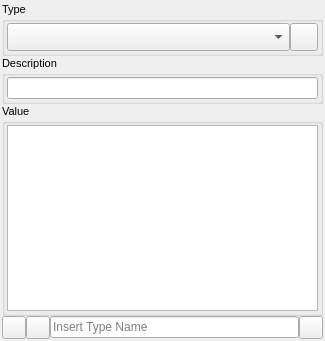
<?xml version="1.0" encoding="UTF-8"?>
<ui version="4.0">
 <class>annotationsForm</class>
 <widget class="QWidget" name="annotationsForm">
  <property name="geometry">
   <rect>
    <x>0</x>
    <y>0</y>
    <width>325</width>
    <height>341</height>
   </rect>
  </property>
  <property name="windowTitle">
   <string>Form</string>
  </property>
  <layout class="QVBoxLayout" name="verticalLayout">
   <property name="spacing">
    <number>0</number>
   </property>
   <property name="leftMargin">
    <number>2</number>
   </property>
   <property name="topMargin">
    <number>2</number>
   </property>
   <property name="rightMargin">
    <number>2</number>
   </property>
   <property name="bottomMargin">
    <number>2</number>
   </property>
   <item>
    <widget class="QGroupBox" name="annoTypeGroup">
     <property name="font">
      <font>
       <pointsize>8</pointsize>
       <underline>false</underline>
      </font>
     </property>
     <property name="title">
      <string>Type</string>
     </property>
     <layout class="QHBoxLayout" name="horizontalLayout_2">
      <property name="spacing">
       <number>0</number>
      </property>
      <property name="leftMargin">
       <number>2</number>
      </property>
      <property name="topMargin">
       <number>2</number>
      </property>
      <property name="rightMargin">
       <number>2</number>
      </property>
      <property name="bottomMargin">
       <number>2</number>
      </property>
      <item>
       <widget class="QComboBox" name="annotationCB">
        <property name="sizePolicy">
         <sizepolicy hsizetype="Preferred" vsizetype="Expanding">
          <horstretch>0</horstretch>
          <verstretch>0</verstretch>
         </sizepolicy>
        </property>
        <property name="minimumSize">
         <size>
          <width>0</width>
          <height>0</height>
         </size>
        </property>
       </widget>
      </item>
      <item>
       <widget class="QToolButton" name="delBtn">
        <property name="minimumSize">
         <size>
          <width>28</width>
          <height>28</height>
         </size>
        </property>
        <property name="toolTip">
         <string>Delete this annotation type from document</string>
        </property>
       </widget>
      </item>
     </layout>
    </widget>
   </item>
   <item>
    <widget class="QGroupBox" name="annoDescGroup">
     <property name="font">
      <font>
       <pointsize>8</pointsize>
      </font>
     </property>
     <property name="title">
      <string>Description</string>
     </property>
     <layout class="QVBoxLayout" name="verticalLayout_3">
      <property name="leftMargin">
       <number>2</number>
      </property>
      <property name="topMargin">
       <number>2</number>
      </property>
      <property name="rightMargin">
       <number>2</number>
      </property>
      <property name="bottomMargin">
       <number>2</number>
      </property>
      <item>
       <widget class="QLineEdit" name="annotationDescLE"/>
      </item>
     </layout>
    </widget>
   </item>
   <item>
    <widget class="QGroupBox" name="annoGroup">
     <property name="font">
      <font>
       <pointsize>8</pointsize>
      </font>
     </property>
     <property name="title">
      <string>Value</string>
     </property>
     <layout class="QVBoxLayout" name="verticalLayout_2">
      <property name="spacing">
       <number>2</number>
      </property>
      <property name="leftMargin">
       <number>2</number>
      </property>
      <property name="topMargin">
       <number>2</number>
      </property>
      <property name="rightMargin">
       <number>2</number>
      </property>
      <property name="bottomMargin">
       <number>2</number>
      </property>
      <item>
       <widget class="QPlainTextEdit" name="annotationTE">
        <property name="sizePolicy">
         <sizepolicy hsizetype="Expanding" vsizetype="Expanding">
          <horstretch>0</horstretch>
          <verstretch>0</verstretch>
         </sizepolicy>
        </property>
       </widget>
      </item>
     </layout>
    </widget>
   </item>
   <item>
    <layout class="QGridLayout" name="toolBtnLayout">
     <property name="leftMargin">
      <number>0</number>
     </property>
     <property name="topMargin">
      <number>0</number>
     </property>
     <property name="rightMargin">
      <number>0</number>
     </property>
     <property name="bottomMargin">
      <number>0</number>
     </property>
     <property name="spacing">
      <number>0</number>
     </property>
     <item row="0" column="2">
      <widget class="QToolButton" name="clearBtn">
       <property name="sizePolicy">
        <sizepolicy hsizetype="Fixed" vsizetype="Expanding">
         <horstretch>0</horstretch>
         <verstretch>0</verstretch>
        </sizepolicy>
       </property>
       <property name="toolTip">
        <string>Clear all forms</string>
       </property>
      </widget>
     </item>
     <item row="0" column="3">
      <widget class="QLineEdit" name="lineEdit">
       <property name="toolTip">
        <string>Name a new annotation type to add to the document</string>
       </property>
       <property name="placeholderText">
        <string>Insert Type Name</string>
       </property>
      </widget>
     </item>
     <item row="0" column="5">
      <widget class="QToolButton" name="addBtn">
       <property name="sizePolicy">
        <sizepolicy hsizetype="Fixed" vsizetype="Expanding">
         <horstretch>0</horstretch>
         <verstretch>0</verstretch>
        </sizepolicy>
       </property>
       <property name="toolTip">
        <string>Insert new annotation type to document</string>
       </property>
      </widget>
     </item>
     <item row="0" column="1">
      <widget class="QToolButton" name="writeBtn">
       <property name="sizePolicy">
        <sizepolicy hsizetype="Fixed" vsizetype="Expanding">
         <horstretch>0</horstretch>
         <verstretch>0</verstretch>
        </sizepolicy>
       </property>
       <property name="toolTip">
        <string>Write annotation data to document</string>
       </property>
      </widget>
     </item>
    </layout>
   </item>
  </layout>
 </widget>
 <resources/>
 <connections/>
</ui>
